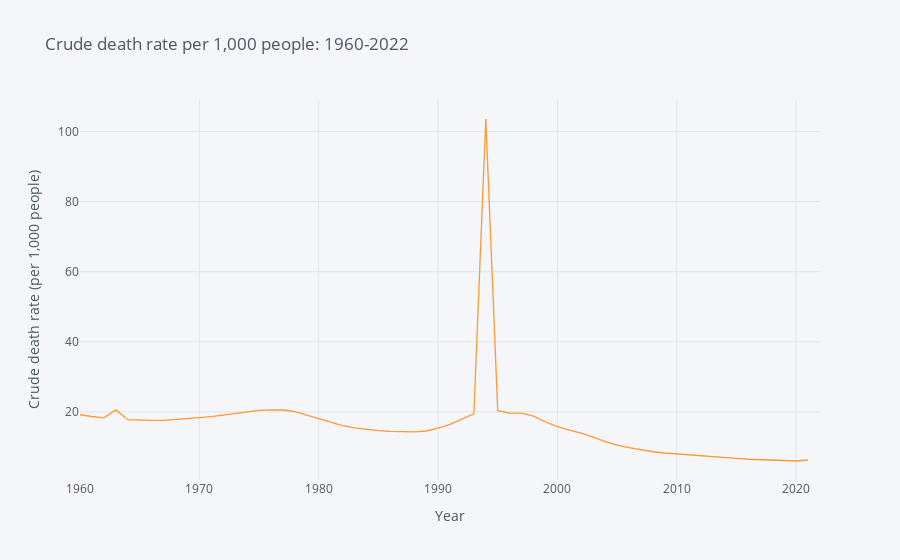

This figure's notebook cell:
### Markdown cell above
#### Crude Death Rate per 1000 People <a name="crude-death-rate-per-1000-people"></a>

### Code cell
"""Crude deah rate per 1,000 people."""

# One variable: Crude death rate
variable_labels = {"SP.DYN.CDRT.IN": "Crude death rate"}

# Set country to Rwanda
Rwanda = {"RWA":"Rwanda"}

# Get dataframe
rwanda_deathrte = wbdata.get_dataframe(variable_labels, country = Rwanda).squeeze()

# Date index is of type string; change to integers
rwanda_deathrte.index = rwanda_pop.index.astype(int)

# Print graph from 1960-2022
rwanda_deathrte.iplot(title="Crude death rate per 1,000 people: 1960-2022",xTitle='Year',yTitle='Crude death rate (per 1,000 people)')

### Figure 1 — Plotly figure (JSON) as saved in the notebook; plotly's stock layout.template omitted (floating-point values rounded to 4 significant figures)
{"data": [{"line": {"color": "rgba(255, 153, 51, 1.0)", "dash": "solid", "shape": "linear", "width": 1.3}, "mode": "lines", "name": "Crude death rate", "text": "", "type": "scatter", "x": [2022, 2021, 2020, 2019, 2018, 2017, 2016, 2015, 2014, 2013, 2012, 2011, 2010, 2009, 2008, 2007, 2006, 2005, 2004, 2003, 2002, 2001, 2000, 1999, 1998, 1997, 1996, 1995, 1994, 1993, 1992, 1991, 1990, 1989, 1988, 1987, 1986, 1985, 1984, 1983, 1982, 1981, 1980, 1979, 1978, 1977, 1976, 1975, 1974, 1973, 1972, 1971, 1970, 1969, 1968, 1967, 1966, 1965, 1964, 1963, 1962, 1961, 1960], "y": ["", 6.28, 5.998, 6.137, 6.227, 6.367, 6.49, 6.724, 6.953, 7.285, 7.604, 7.814, 8.068, 8.284, 8.64, 9.186, 9.803, 10.55, 11.55, 12.79, 13.93, 14.83, 15.77, 17.12, 18.78, 19.64, 19.68, 20.37, 103.5, 19.44, 17.88, 16.45, 15.4, 14.55, 14.33, 14.28, 14.43, 14.65, 14.98, 15.43, 16.06, 17.07, 18.2, 19.21, 20.07, 20.54, 20.59, 20.42, 19.93, 19.41, 18.93, 18.63, 18.35, 18.11, 17.83, 17.6, 17.59, 17.62, 17.79, 20.58, 18.3, 18.69, 19.2]}], "layout": {"autosize": true, "legend": {"bgcolor": "#F5F6F9", "font": {"color": "#4D5663"}}, "paper_bgcolor": "#F5F6F9", "plot_bgcolor": "#F5F6F9", "title": {"font": {"color": "#4D5663"}, "text": "Crude death rate per 1,000 people: 1960-2022"}, "xaxis": {"autorange": true, "gridcolor": "#E1E5ED", "range": [1960, 2022], "showgrid": true, "tickfont": {"color": "#4D5663"}, "title": {"font": {"color": "#4D5663"}, "text": "Year"}, "type": "linear", "zerolinecolor": "#E1E5ED"}, "yaxis": {"autorange": true, "gridcolor": "#E1E5ED", "range": [0.5793, 109.0], "showgrid": true, "tickfont": {"color": "#4D5663"}, "title": {"font": {"color": "#4D5663"}, "text": "Crude death rate (per 1,000 people)"}, "type": "linear", "zerolinecolor": "#E1E5ED"}}}
